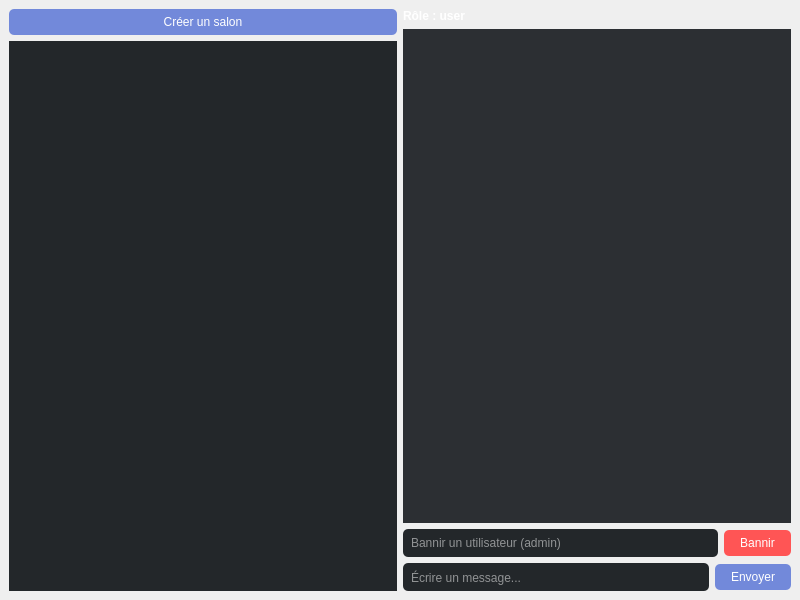
<?xml version="1.0" encoding="UTF-8"?>
<ui version="4.0">
 <class>MainWindow</class>
 <widget class="QMainWindow" name="MainWindow">
  <property name="geometry">
   <rect>
    <x>0</x>
    <y>0</y>
    <width>800</width>
    <height>600</height>
   </rect>
  </property>
  <property name="windowTitle">
   <string>Chat Multi-Salons</string>
  </property>
  <widget class="QWidget" name="centralwidget">
   <layout class="QHBoxLayout" name="horizontalLayout">
    <item>
     <layout class="QVBoxLayout" name="roomLayout">
      <item>
       <widget class="QPushButton" name="createRoomButton">
        <property name="text">
         <string>Créer un salon</string>
        </property>
        <property name="styleSheet">
         <string>background-color: #7289DA; color: #fff; border-radius: 5px; padding: 6px 16px;</string>
        </property>
       </widget>
      </item>
      <item>
       <widget class="QListWidget" name="roomListWidget">
        <property name="minimumWidth">
         <number>150</number>
        </property>
        <property name="styleSheet">
         <string>background-color: #23272A; color: #fff; border: none;</string>
        </property>
       </widget>
      </item>
     </layout>
    </item>
    <item>
     <layout class="QVBoxLayout" name="verticalLayout">
      <item>
       <widget class="QLabel" name="roleLabel">
        <property name="text">
         <string>Rôle : user</string>
        </property>
        <property name="styleSheet">
         <string>color: #fff; font-weight: bold;</string>
        </property>
       </widget>
      </item>
      <item>
       <widget class="QListWidget" name="chatListWidget">
        <property name="styleSheet">
         <string>background-color: #2C2F33; color: #fff; border: none;</string>
        </property>
       </widget>
      </item>
      <item>
       <layout class="QHBoxLayout" name="banLayout">
        <item>
         <widget class="QLineEdit" name="banUserLineEdit">
          <property name="placeholderText">
           <string>Bannir un utilisateur (admin)</string>
          </property>
          <property name="styleSheet">
           <string>background-color: #23272A; color: #fff; border-radius: 5px; padding: 6px;</string>
          </property>
         </widget>
        </item>
        <item>
         <widget class="QPushButton" name="banUserButton">
          <property name="text">
           <string>Bannir</string>
          </property>
          <property name="styleSheet">
           <string>background-color: #ff5555; color: #fff; border-radius: 5px; padding: 6px 16px;</string>
          </property>
         </widget>
        </item>
       </layout>
      </item>
      <item>
       <layout class="QHBoxLayout" name="inputLayout">
        <item>
         <widget class="QLineEdit" name="messageLineEdit">
          <property name="placeholderText">
           <string>Écrire un message...</string>
          </property>
          <property name="styleSheet">
           <string>background-color: #23272A; color: #fff; border-radius: 5px; padding: 6px;</string>
          </property>
         </widget>
        </item>
        <item>
         <widget class="QPushButton" name="sendButton">
          <property name="text">
           <string>Envoyer</string>
          </property>
          <property name="styleSheet">
           <string>background-color: #7289DA; color: #fff; border-radius: 5px; padding: 6px 16px;</string>
          </property>
         </widget>
        </item>
       </layout>
      </item>
     </layout>
    </item>
   </layout>
  </widget>
 </widget>
 <resources/>
 <connections/>
</ui>
